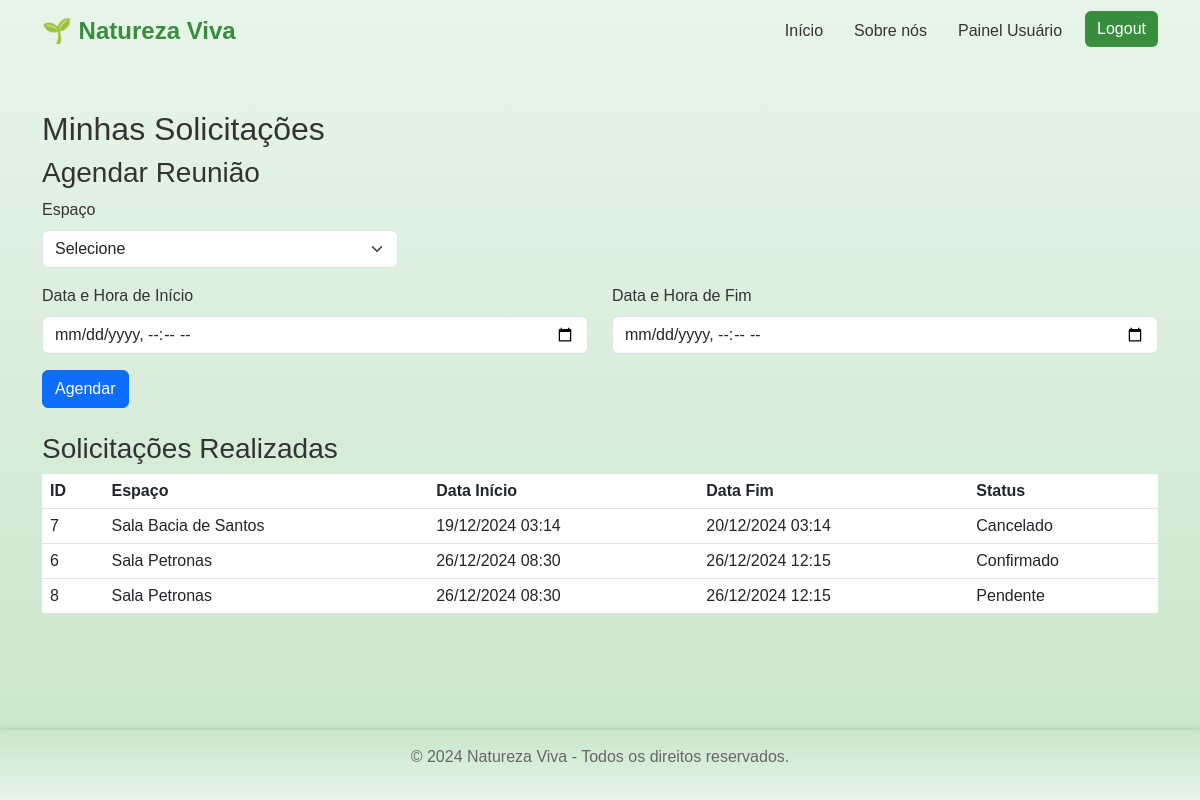
/naturezaviva/gerar_agendamentos.php (signed in), run on the app's committed database.
### tables this page shows
CREATE TABLE `agendamentos` (
  `id` int(11) NOT NULL,
  `id_usuario` int(11) NOT NULL,
  `id_espaco` int(11) NOT NULL,
  `data_inicio` datetime NOT NULL,
  `data_fim` datetime NOT NULL,
  `status` enum('pendente','confirmado','finalizado','cancelado') DEFAULT 'pendente',
  `data_criacao` timestamp NOT NULL DEFAULT current_timestamp()
);

CREATE TABLE `espacos` (
  `id` int(11) NOT NULL,
  `nome` varchar(255) NOT NULL,
  `descricao` text DEFAULT NULL,
  `capacidade` int(11) DEFAULT NULL,
  `preco` decimal(10,2) DEFAULT NULL,
  `status` enum('disponivel','indisponivel') DEFAULT 'disponivel',
  `data_criacao` timestamp NOT NULL DEFAULT current_timestamp()
);

### naturezaviva/gerar_agendamentos.php (the view, shortened to what this page needs)
<?php
include('db_connection.php');
include('navbar.php');
$user_id = $_SESSION['usuario_id'];
$query_solicitacoes = "
    SELECT ag.id, ag.data_inicio, ag.data_fim, esp.nome AS espaco_nome, ag.status
    FROM agendamentos ag
    JOIN espacos esp ON ag.id_espaco = esp.id
    WHERE ag.id_usuario = ?
    ORDER BY ag.data_inicio ASC
";
$stmt = $conn->prepare($query_solicitacoes);
$stmt->bind_param("i", $user_id);
$stmt->execute();
$solicitacoes = $stmt->get_result()->fetch_all(MYSQLI_ASSOC);
?>
<!DOCTYPE html>
<html lang="pt-br">
<head>
    <link href="https://cdn.jsdelivr.net/npm/bootstrap@5.3.0/dist/css/bootstrap.min.css" rel="stylesheet">
    <link rel="stylesheet" href="css\index.css">
</head>
<body>
    <div class="container my-5">
        <h2>Minhas Solicitações</h2>
        <h3>Agendar Reunião</h3>
        <form action="gerar_agendamentos.php" method="POST" class="mb-4">
            <div class="row">
                <div class="col-md-4">
                    <label for="id_espaco" class="form-label">Espaço</label>
                    <select id="id_espaco" name="id_espaco" class="form-select" required onchange="carregarDescricao()">
                        <option value="">Selecione</option>
                    </select>
                </div>
                <div class="col-md-8">
                </div>
            </div>
            <div class="row mt-3">
                <div class="col-md-6">
                    <label for="data_inicio" class="form-label">Data e Hora de Início</label>
                    <input type="datetime-local" id="data_inicio" name="data_inicio" class="form-control" required>
                </div>
                <div class="col-md-6">
                    <label for="data_fim" class="form-label">Data e Hora de Fim</label>
                    <input type="datetime-local" id="data_fim" name="data_fim" class="form-control" required>
                </div>
            </div>
            <div class="mt-3">
                <button type="submit" name="agendar" class="btn btn-primary">Agendar</button>
            </div>
        </form>
        <h3>Solicitações Realizadas</h3>
        <table class="table">
            <thead>
                <tr>
                    <th>ID</th>
                    <th>Espaço</th>
                    <th>Data Início</th>
                    <th>Data Fim</th>
                    <th>Status</th>
                </tr>
            </thead>
            <tbody>
                <?php foreach ($solicitacoes as $solicitacao): ?>
                    <tr>
                        <td><?= $solicitacao['id']; ?></td>
                        <td><?= $solicitacao['espaco_nome']; ?></td>
                        <td><?= date('d/m/Y H:i', strtotime($solicitacao['data_inicio'])); ?></td>
                        <td><?= date('d/m/Y H:i', strtotime($solicitacao['data_fim'])); ?></td>
                        <td><?= ucfirst($solicitacao['status']); ?></td>
                    </tr>
                <?php endforeach; ?>
            </tbody>
        </table>
    </div>
</body>
<?php include('footer.php'); ?>
</html>

### naturezaviva/css/index.css (style rules this page uses)
body { font-family: 'Arial', sans-serif; margin: 0; padding: 0; display: flex; flex-direction: column; min-height: 100vh; background: linear-gradient(to bottom, #e8f5e9, #c8e6c9); color: #333; }

### data on the page
agendamentos: id "7", id_espaco.nome "Sala Bacia de Santos", data_inicio "19/12/2024 03:14", data_fim "20/12/2024 03:14", status "Cancelado"
agendamentos: id "6", id_espaco.nome "Sala Petronas", data_inicio "26/12/2024 08:30", data_fim "26/12/2024 12:15", status "Confirmado"
agendamentos: id "8", id_espaco.nome "Sala Petronas", data_inicio "26/12/2024 08:30", data_fim "26/12/2024 12:15", status "Pendente"
